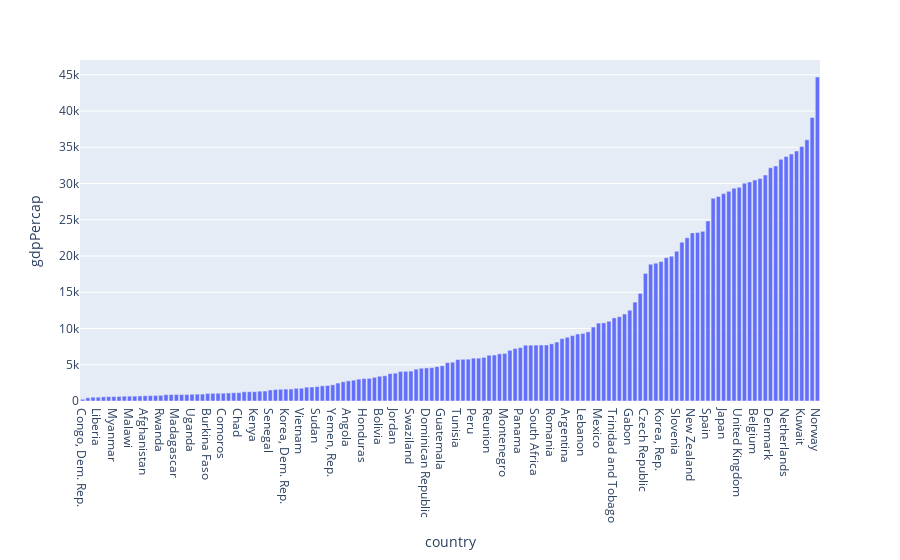

The notebook cell saved with this chart:
### Code cell
px.bar(gdp_and_pop_2002.sort_values("gdpPercap"), x="country", y="gdpPercap")

### Figure 1 — Plotly figure (JSON) as saved in the notebook; plotly's stock layout.template omitted (floating-point values rounded to 4 significant figures; data arrays with more than 128 entries replaced by an {"elided": "..."} marker saying what was removed)
{"data": [{"alignmentgroup": "True", "hovertemplate": "country=%{x}<br>gdpPercap=%{y}<extra></extra>", "legendgroup": "", "marker": {"color": "#636efa", "pattern": {"shape": ""}}, "name": "", "offsetgroup": "", "orientation": "v", "showlegend": false, "textposition": "auto", "type": "bar", "x": {"elided": "142 str values"}, "xaxis": "x", "y": {"elided": "142 float values"}, "yaxis": "y"}], "layout": {"barmode": "relative", "legend": {"tracegroupgap": 0}, "margin": {"t": 60}, "xaxis": {"anchor": "y", "domain": [0, 1], "title": {"text": "country"}}, "yaxis": {"anchor": "x", "domain": [0, 1], "title": {"text": "gdpPercap"}}}}
